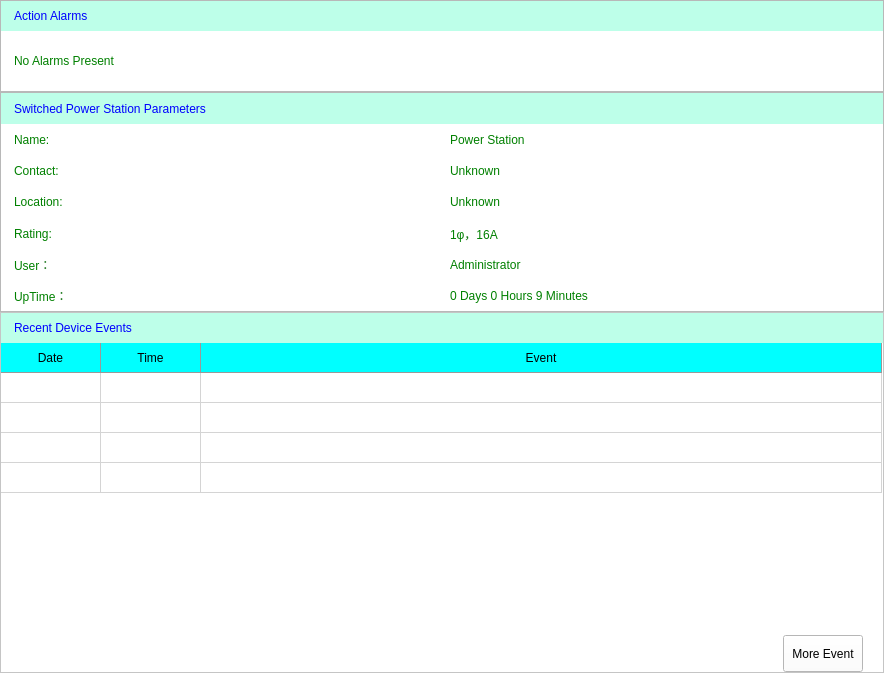
<?xml version="1.0" encoding="UTF-8"?>
<ui version="4.0">
 <class>Home</class>
 <widget class="QWidget" name="Home">
  <property name="geometry">
   <rect>
    <x>0</x>
    <y>0</y>
    <width>884</width>
    <height>673</height>
   </rect>
  </property>
  <property name="windowTitle">
   <string>Form</string>
  </property>
  <property name="styleSheet">
   <string notr="true"/>
  </property>
  <layout class="QVBoxLayout" name="verticalLayout_4">
   <property name="spacing">
    <number>0</number>
   </property>
   <property name="leftMargin">
    <number>0</number>
   </property>
   <property name="topMargin">
    <number>0</number>
   </property>
   <property name="rightMargin">
    <number>0</number>
   </property>
   <property name="bottomMargin">
    <number>0</number>
   </property>
   <item>
    <widget class="QFrame" name="home_frame_alarms">
     <property name="sizePolicy">
      <sizepolicy hsizetype="Preferred" vsizetype="Fixed">
       <horstretch>0</horstretch>
       <verstretch>0</verstretch>
      </sizepolicy>
     </property>
     <property name="styleSheet">
      <string notr="true"/>
     </property>
     <property name="frameShape">
      <enum>QFrame::StyledPanel</enum>
     </property>
     <property name="frameShadow">
      <enum>QFrame::Raised</enum>
     </property>
     <layout class="QVBoxLayout" name="verticalLayout">
      <property name="spacing">
       <number>0</number>
      </property>
      <property name="leftMargin">
       <number>0</number>
      </property>
      <property name="topMargin">
       <number>0</number>
      </property>
      <property name="rightMargin">
       <number>0</number>
      </property>
      <property name="bottomMargin">
       <number>0</number>
      </property>
      <item>
       <widget class="QLabel" name="home_label_alarms">
        <property name="minimumSize">
         <size>
          <width>0</width>
          <height>30</height>
         </size>
        </property>
        <property name="maximumSize">
         <size>
          <width>16777211</width>
          <height>50</height>
         </size>
        </property>
        <property name="styleSheet">
         <string notr="true">QLabel {
	background-color: rgb(189, 255, 233);
	color: blue;
	border-top: 0px;
	border-right: 0px;
	border-left: 0px;
	padding-left: 10px;
}</string>
        </property>
        <property name="text">
         <string>Action Alarms</string>
        </property>
       </widget>
      </item>
      <item>
       <widget class="QLabel" name="home_label_alarms_2">
        <property name="minimumSize">
         <size>
          <width>0</width>
          <height>60</height>
         </size>
        </property>
        <property name="styleSheet">
         <string notr="true">QLabel {
	padding: 10px;
	color: green;
	background-color: white;
	margin: 0px;
	border: 0px;
}</string>
        </property>
        <property name="text">
         <string>No Alarms Present</string>
        </property>
       </widget>
      </item>
     </layout>
    </widget>
   </item>
   <item>
    <widget class="QFrame" name="frame">
     <property name="sizePolicy">
      <sizepolicy hsizetype="Preferred" vsizetype="Fixed">
       <horstretch>0</horstretch>
       <verstretch>0</verstretch>
      </sizepolicy>
     </property>
     <property name="minimumSize">
      <size>
       <width>0</width>
       <height>220</height>
      </size>
     </property>
     <property name="frameShape">
      <enum>QFrame::StyledPanel</enum>
     </property>
     <property name="frameShadow">
      <enum>QFrame::Raised</enum>
     </property>
     <layout class="QVBoxLayout" name="verticalLayout_2">
      <property name="spacing">
       <number>0</number>
      </property>
      <property name="leftMargin">
       <number>0</number>
      </property>
      <property name="topMargin">
       <number>0</number>
      </property>
      <property name="rightMargin">
       <number>0</number>
      </property>
      <property name="bottomMargin">
       <number>0</number>
      </property>
      <item>
       <widget class="QLabel" name="label">
        <property name="minimumSize">
         <size>
          <width>0</width>
          <height>30</height>
         </size>
        </property>
        <property name="styleSheet">
         <string notr="true">QLabel {
	margin: 0px;
	background-color: rgb(189, 255, 233);
	color: blue;
	border-top: 0px;
	border-right: 0px;
	border-left: 0px;
	padding-left: 10px;
}</string>
        </property>
        <property name="text">
         <string>Switched Power Station Parameters</string>
        </property>
       </widget>
      </item>
      <item>
       <layout class="QHBoxLayout" name="horizontalLayout">
        <property name="spacing">
         <number>0</number>
        </property>
        <item>
         <widget class="QLabel" name="label_2">
          <property name="styleSheet">
           <string notr="true">QLabel {
	padding-left: 10px;
	color: green;
	background-color: white;
	margin: 0px;
	border: 0px;	
	padding-left: 10px;
}</string>
          </property>
          <property name="text">
           <string>Name:</string>
          </property>
         </widget>
        </item>
        <item>
         <widget class="QLabel" name="label_3">
          <property name="styleSheet">
           <string notr="true">QLabel {
	padding-left: 10px;
	color: green;
	background-color: white;
	margin: 0px;
	border: 0px;
	padding: 5px;
}</string>
          </property>
          <property name="text">
           <string>Power Station</string>
          </property>
         </widget>
        </item>
       </layout>
      </item>
      <item>
       <layout class="QHBoxLayout" name="horizontalLayout_2">
        <property name="spacing">
         <number>0</number>
        </property>
        <item>
         <widget class="QLabel" name="label_4">
          <property name="styleSheet">
           <string notr="true">QLabel {
	padding-left: 10px;
	color: green;
	background-color: white;
	margin: 0px;
	border: 0px;
	padding-left: 10px;
}</string>
          </property>
          <property name="text">
           <string>Contact:</string>
          </property>
         </widget>
        </item>
        <item>
         <widget class="QLabel" name="label_5">
          <property name="styleSheet">
           <string notr="true">QLabel {
	padding-left: 10px;
	color: green;
	background-color: white;
	margin: 0px;
	border: 0px;
	padding: 5px;
}</string>
          </property>
          <property name="text">
           <string>Unknown</string>
          </property>
         </widget>
        </item>
       </layout>
      </item>
      <item>
       <layout class="QHBoxLayout" name="horizontalLayout_3">
        <property name="spacing">
         <number>0</number>
        </property>
        <item>
         <widget class="QLabel" name="label_11">
          <property name="styleSheet">
           <string notr="true">QLabel {
	padding-left: 10px;
	color: green;
	background-color: white;
	margin: 0px;
	border: 0px;
	padding-left: 10px;
}</string>
          </property>
          <property name="text">
           <string>Location:</string>
          </property>
         </widget>
        </item>
        <item>
         <widget class="QLabel" name="label_12">
          <property name="styleSheet">
           <string notr="true">QLabel {
	padding-left: 10px;
	color: green;
	background-color: white;
	margin: 0px;
	border: 0px;
	padding: 5px;
}</string>
          </property>
          <property name="text">
           <string>Unknown</string>
          </property>
         </widget>
        </item>
       </layout>
      </item>
      <item>
       <layout class="QHBoxLayout" name="horizontalLayout_4">
        <property name="spacing">
         <number>0</number>
        </property>
        <item>
         <widget class="QLabel" name="label_6">
          <property name="styleSheet">
           <string notr="true">QLabel {
	padding-left: 10px;
	color: green;
	background-color: white;
	margin: 0px;
	border: 0px;
	padding-left: 10px;
}</string>
          </property>
          <property name="text">
           <string>Rating:</string>
          </property>
         </widget>
        </item>
        <item>
         <widget class="QLabel" name="label_7">
          <property name="styleSheet">
           <string notr="true">QLabel {
	padding-left: 10px;
	color: green;
	background-color: white;
	margin: 0px;
	border: 0px;
	padding: 5px;
}</string>
          </property>
          <property name="text">
           <string>1φ，16A </string>
          </property>
         </widget>
        </item>
       </layout>
      </item>
      <item>
       <layout class="QHBoxLayout" name="horizontalLayout_5">
        <property name="spacing">
         <number>0</number>
        </property>
        <item>
         <widget class="QLabel" name="label_8">
          <property name="styleSheet">
           <string notr="true">QLabel {
	padding-left: 10px;
	color: green;
	background-color: white;
	margin: 0px;
	border: 0px;
	padding-left: 10px;
}</string>
          </property>
          <property name="text">
           <string>User：</string>
          </property>
         </widget>
        </item>
        <item>
         <widget class="QLabel" name="label_9">
          <property name="styleSheet">
           <string notr="true">QLabel {
	padding-left: 10px;
	color: green;
	background-color: white;
	margin: 0px;
	border: 0px;
	padding: 5px;
}</string>
          </property>
          <property name="text">
           <string>Administrator</string>
          </property>
         </widget>
        </item>
       </layout>
      </item>
      <item>
       <layout class="QHBoxLayout" name="horizontalLayout_6">
        <property name="spacing">
         <number>0</number>
        </property>
        <item>
         <widget class="QLabel" name="label_10">
          <property name="styleSheet">
           <string notr="true">QLabel {
	padding-left: 10px;
	color: green;
	background-color: white;
	margin: 0px;
	border: 0px;
	padding-left: 10px;
}</string>
          </property>
          <property name="text">
           <string>UpTime：</string>
          </property>
         </widget>
        </item>
        <item>
         <widget class="QLabel" name="label_13">
          <property name="styleSheet">
           <string notr="true">QLabel {
	padding-left: 10px;
	color: green;
	background-color: white;
	margin: 0px;
	border: 0px;
	padding: 5px;
}</string>
          </property>
          <property name="text">
           <string>0 Days 0 Hours 9 Minutes</string>
          </property>
         </widget>
        </item>
       </layout>
      </item>
     </layout>
    </widget>
   </item>
   <item>
    <widget class="QFrame" name="frame_2">
     <property name="sizePolicy">
      <sizepolicy hsizetype="Preferred" vsizetype="Expanding">
       <horstretch>0</horstretch>
       <verstretch>0</verstretch>
      </sizepolicy>
     </property>
     <property name="styleSheet">
      <string notr="true">background-color: white;</string>
     </property>
     <property name="frameShape">
      <enum>QFrame::StyledPanel</enum>
     </property>
     <property name="frameShadow">
      <enum>QFrame::Raised</enum>
     </property>
     <layout class="QVBoxLayout" name="verticalLayout_3">
      <property name="spacing">
       <number>0</number>
      </property>
      <property name="leftMargin">
       <number>0</number>
      </property>
      <property name="topMargin">
       <number>0</number>
      </property>
      <property name="rightMargin">
       <number>0</number>
      </property>
      <property name="bottomMargin">
       <number>0</number>
      </property>
      <item>
       <widget class="QLabel" name="label_14">
        <property name="minimumSize">
         <size>
          <width>0</width>
          <height>30</height>
         </size>
        </property>
        <property name="styleSheet">
         <string notr="true">QLabel {
	margin: 0px;
	background-color: rgb(189, 255, 233);
	color: blue;
	border-top: 0px;
	border-right: 0px;
	border-left: 0px;
	padding-left: 10px;
}</string>
        </property>
        <property name="text">
         <string>Recent Device Events</string>
        </property>
       </widget>
      </item>
      <item>
       <widget class="QTableWidget" name="tableWidget_2">
        <property name="styleSheet">
         <string notr="true">QTableView, QHeaderView, QTableView::item {
    background: white;
	margin: 0px;
	border-left: 0px;
	border-top: 0px solid  rgb(124, 119, 119);
	min-height: 30px;
	border-bottom: 0px;
}

QTableView::item:alternate {
    background: rgb(209, 231, 254);
}

QTableView::item:selected { /*被选中的index*/
    color: black;
    background: qlineargradient(
        x1: 0, y1: 0, x2: 0, y2: 1,
        stop: 0 #FAFBFE,
        stop: 1 #DCDEF1);
}

QHeaderView::section:horizontal, QTableCornerButton::section {
    background-color: rgb(0,255,255);
    border: 1px solid rgb(153, 153, 153);
    border-width: 0 1px 1px 0;
}</string>
        </property>
        <property name="gridStyle">
         <enum>Qt::SolidLine</enum>
        </property>
        <property name="rowCount">
         <number>4</number>
        </property>
        <property name="columnCount">
         <number>3</number>
        </property>
        <attribute name="horizontalHeaderMinimumSectionSize">
         <number>30</number>
        </attribute>
        <attribute name="horizontalHeaderStretchLastSection">
         <bool>true</bool>
        </attribute>
        <attribute name="verticalHeaderVisible">
         <bool>false</bool>
        </attribute>
        <attribute name="verticalHeaderStretchLastSection">
         <bool>false</bool>
        </attribute>
        <row/>
        <row/>
        <row/>
        <row/>
        <column>
         <property name="text">
          <string>Date</string>
         </property>
        </column>
        <column>
         <property name="text">
          <string>Time</string>
         </property>
        </column>
        <column>
         <property name="text">
          <string>Event</string>
         </property>
        </column>
       </widget>
      </item>
      <item>
       <layout class="QHBoxLayout" name="horizontalLayout_7">
        <item>
         <spacer name="horizontalSpacer">
          <property name="orientation">
           <enum>Qt::Horizontal</enum>
          </property>
          <property name="sizeHint" stdset="0">
           <size>
            <width>40</width>
            <height>20</height>
           </size>
          </property>
         </spacer>
        </item>
        <item>
         <widget class="QPushButton" name="pushButton">
          <property name="minimumSize">
           <size>
            <width>0</width>
            <height>37</height>
           </size>
          </property>
          <property name="maximumSize">
           <size>
            <width>80</width>
            <height>16777215</height>
           </size>
          </property>
          <property name="styleSheet">
           <string notr="true">background-color: url();</string>
          </property>
          <property name="text">
           <string>More Event</string>
          </property>
         </widget>
        </item>
        <item>
         <spacer name="horizontalSpacer_2">
          <property name="orientation">
           <enum>Qt::Horizontal</enum>
          </property>
          <property name="sizeType">
           <enum>QSizePolicy::Fixed</enum>
          </property>
          <property name="sizeHint" stdset="0">
           <size>
            <width>20</width>
            <height>20</height>
           </size>
          </property>
         </spacer>
        </item>
       </layout>
      </item>
     </layout>
    </widget>
   </item>
  </layout>
 </widget>
 <resources/>
 <connections/>
</ui>
